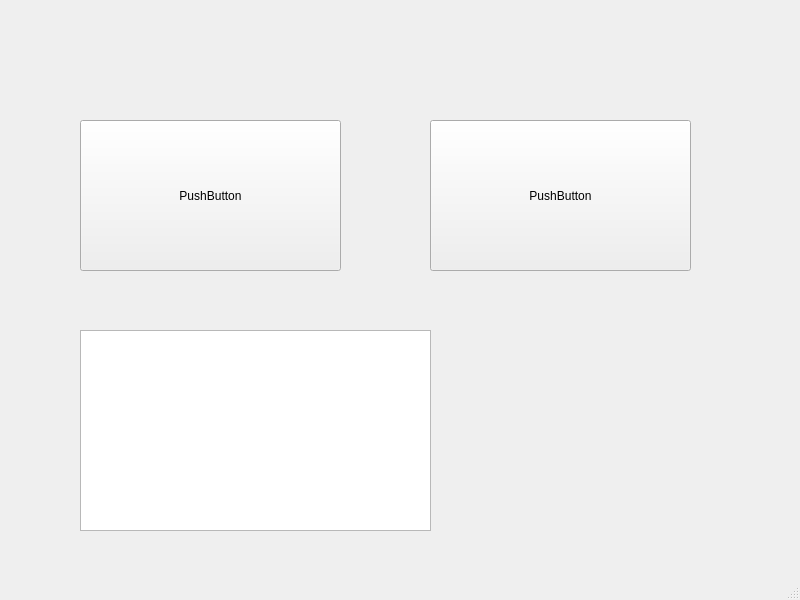
<?xml version="1.0" encoding="UTF-8"?>
<ui version="4.0">
 <class>MainWindow</class>
 <widget class="QMainWindow" name="MainWindow">
  <property name="geometry">
   <rect>
    <x>0</x>
    <y>0</y>
    <width>800</width>
    <height>600</height>
   </rect>
  </property>
  <property name="windowTitle">
   <string>MainWindow</string>
  </property>
  <widget class="QWidget" name="centralwidget">
   <widget class="QPushButton" name="pushButton">
    <property name="geometry">
     <rect>
      <x>80</x>
      <y>120</y>
      <width>261</width>
      <height>151</height>
     </rect>
    </property>
    <property name="styleSheet">
     <string notr="true">:pressed {background-color: rgb(79, 79, 79)}</string>
    </property>
    <property name="text">
     <string>PushButton</string>
    </property>
   </widget>
   <widget class="QPushButton" name="pushButton_2">
    <property name="geometry">
     <rect>
      <x>430</x>
      <y>120</y>
      <width>261</width>
      <height>151</height>
     </rect>
    </property>
    <property name="styleSheet">
     <string notr="true">:pressed {background-color: rgb(79, 79, 79)}</string>
    </property>
    <property name="text">
     <string>PushButton</string>
    </property>
   </widget>
   <widget class="QTextEdit" name="textEdit">
    <property name="geometry">
     <rect>
      <x>80</x>
      <y>330</y>
      <width>351</width>
      <height>201</height>
     </rect>
    </property>
   </widget>
  </widget>
  <widget class="QMenuBar" name="menubar">
   <property name="geometry">
    <rect>
     <x>0</x>
     <y>0</y>
     <width>800</width>
     <height>21</height>
    </rect>
   </property>
  </widget>
  <widget class="QStatusBar" name="statusbar"/>
 </widget>
 <resources/>
 <connections/>
</ui>
